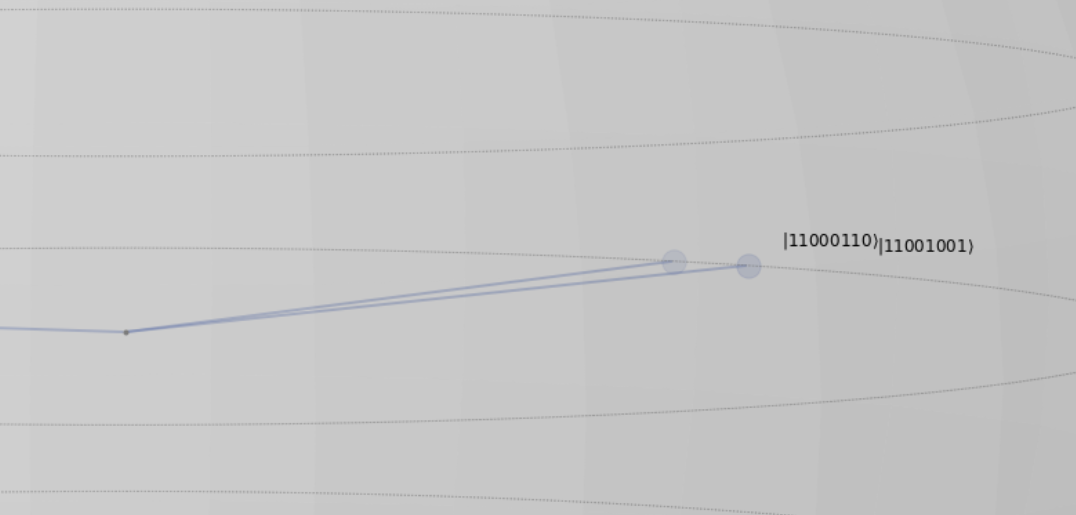
#> input picture images/extends.png, 1076 x 515 px
$ jupyter execute --allow-errors visualizar.ipynb
#> lines starting #> are read from the running program, lines starting #| are printed output that depends on the picture
[cell 1]
from abc import ABCMeta
from abc import abstractmethod

class FileReader(metaclass = ABCMeta):
    @abstractmethod
    def read(self, file_name):
        pass

[cell 2]
class TextFileReader(FileReader):
    def read(self, file_name):
        with open(file_name, 'r') as f:
            lines = f.read().splitlines()
        return lines

[cell 3]
def get_cities_number(lines):
    return int(lines[0])

def get_edges_number(cities_number):
    return cities_number * (cities_number - 1) // 2

# [19 lines left out: functions get_edges, get_weights, not called in this run]

[cell 4]
# [8 lines left out: function validate_citeis_number, not called in this run]

[cell 5]
import networkx as nx
import matplotlib.pyplot as plt

class Graph:
    def __init__(self, cities_number, edges_number):
        self.cities_number = cities_number
        self.edges_number = edges_number

    def get_cities_number(self):
        return self.cities_number

    def get_edges_number(self):
        return self.edges_number

    # [12 lines left out: functions get_graph, show, not called in this run]

[cell 6]
import math
import matplotlib.pyplot as plt
import networkx as nx
import numpy as np

from qiskit import BasicAer
from qiskit import ClassicalRegister
from qiskit import execute
from qiskit import IBMQ
from qiskit import QuantumCircuit
from qiskit import QuantumRegister
from qiskit.providers.ibmq import least_busy
from qiskit.tools.visualization import plot_histogram

text_file = TextFileReader()

#> (the rest of this cell did not finish here and is left out)

[cell 7]
ans = 0
two = 1
#> (the rest of this cell did not finish here and is left out)

[cell 8]
cost = math.floor(2 * math.pi * ans)
print("下の巡回路が答えになります。")
if abs(cost - 14) < abs(cost - 16):
    g = nx.DiGraph()
    g.add_node(0)
    g.add_node(1)
    g.add_node(2)
    g.add_node(3)
    g.add_weighted_edges_from([
        (0, 3, 3),
        (3, 1, 5),
        (1, 2, 4),
        (2, 0, 2)
    ])

    pos = nx.spring_layout(g)
    nx.draw(g, pos, with_labels=True)
    labels = nx.get_edge_attributes(g, 'weight')
    nx.draw_networkx_edge_labels(g, pos, edge_labels=labels)
    plt.show()
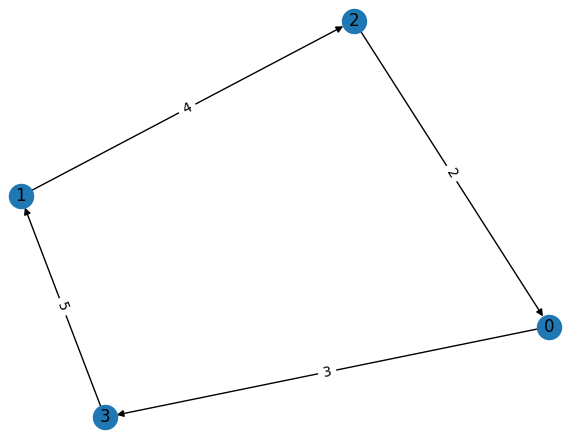
#> figure drawn by matplotlib, 1 panel
else:
    g = nx.DiGraph()
    g.add_node(0)
    g.add_node(1)
    g.add_node(2)
    g.add_node(3)
    g.add_weighted_edges_from([
        (0, 1, 1),
        (1, 2, 4),
        (2, 3, 6),
        (3, 0, 5)
    ])

    pos = nx.spring_layout(g)
    nx.draw(g, pos, with_labels=True)
    labels = nx.get_edge_attributes(g, 'weight')
    nx.draw_networkx_edge_labels(g, pos, edge_labels=labels)
    plt.show()

[cell 9]
import itertools

def necklace_number(num):
    ans = 1
    for i in range(1, num):
        ans *= i
    return ans // 2

# [6 lines left out: function get_all_connected_node_string, not called in this run]

def get_connected_node_string(length):
#> called with length = 4
    numbers = "".join([str(i) for i in range(length)])
    perms = []
    for v in itertools.permutations(numbers[1:]):
        perms.append(f"0{''.join(v)}0")

    for i in range(len(perms)):
        if len(perms) == necklace_number(length):
            break
        perms.remove(perms[i][::-1])
    return perms
print(get_connected_node_string(4))

[cell 10]
import cv2
import math
from qiskit.visualization import plot_state_qsphere

def get_circuit_string(string):
#> called with string = '02130'
    answer = ""
    for i in range(len(string) - 1):
        target = str(i)
        for j in range(len(string)):
            if target == string[j] and j > 0:
                answer += format(int(string[j - 1]), '02b')
                print(format(int(string[j-1]), "02b"))
    return answer

def binary_to_decimal(string):
    return int(string, 2)

# for string in get_connected_node_string(4):
#     print(get_circuit_string(string))

get_circuit_string("02130")

[cell 11]
import matplotlib.pyplot as plt
import numpy as np

arr = [0] * 2 ** 8
arr[binary_to_decimal("10001101")] = 1 / math.sqrt(3)
arr[binary_to_decimal("11000110")] = 1 / math.sqrt(3)
arr[binary_to_decimal("11001001")] = 1 / math.sqrt(3)
plot_state_qsphere(arr, figsize=(16, 16))
#> (this line was passed over: qiskit is not available in this run)

[cell 12]
import cv2
from matplotlib import pyplot as plt

img = cv2.imread("images/extends.png")
#> img is the input picture: shape (515, 1076, 3); mean B, G, R 198.5, 198.4, 198.4

height = img.shape[0]
#> height = 515
width = img.shape[1]
#> width = 1076
resized_img = cv2.resize(img,(round(width/2), round(height/2)))

cv2.imshow("Enlarged View", resized_img)

cv2.waitKey(0)
cv2.destroyAllWindows()

[cell 13]
print("状態11000110は下の巡回路を表します。")
g = nx.DiGraph()
g.add_node(0)
g.add_node(1)
g.add_node(2)
g.add_node(3)
g.add_weighted_edges_from([
    (0, 1, 1),
    (1, 2, 4),
    (2, 3, 6),
    (3, 0, 5)
])

pos = nx.spring_layout(g)
nx.draw(g, pos, with_labels=True)
labels = nx.get_edge_attributes(g, 'weight')
nx.draw_networkx_edge_labels(g, pos, edge_labels=labels)
plt.show()
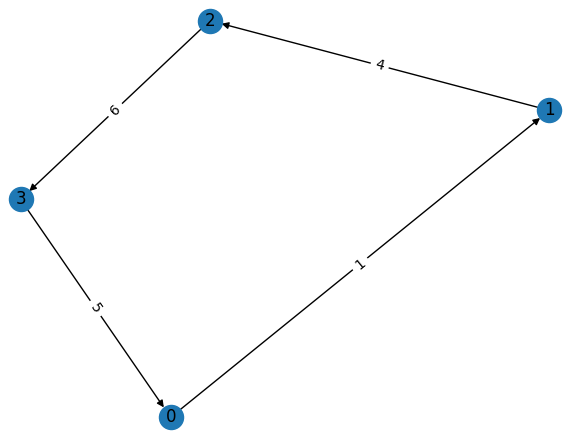
#> figure drawn by matplotlib, 1 panel
# 16

[cell 14]
print("状態10001101は下の巡回路を表します。")
g = nx.DiGraph()
g.add_node(0)
g.add_node(1)
g.add_node(2)
g.add_node(3)
g.add_weighted_edges_from([
    (0, 3, 3),
    (3, 1, 5),
    (1, 2, 4),
    (2, 0, 2)
])

pos = nx.spring_layout(g)
nx.draw(g, pos, with_labels=True)
labels = nx.get_edge_attributes(g, 'weight')
nx.draw_networkx_edge_labels(g, pos, edge_labels=labels)
plt.show()
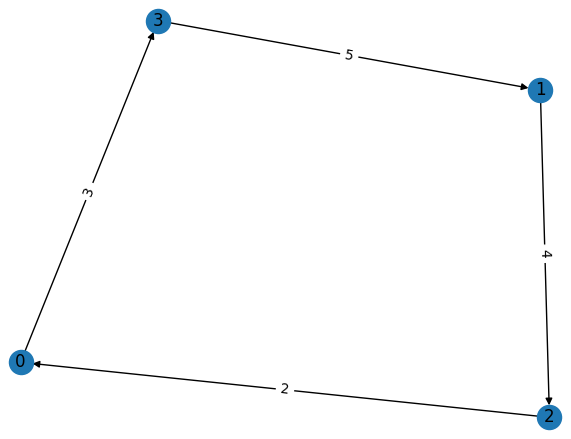
#> figure drawn by matplotlib, 1 panel
# 14

[cell 15]
print("状態11001001は下の巡回路を表します。")
g = nx.DiGraph()
g.add_node(0)
g.add_node(1)
g.add_node(2)
g.add_node(3)
g.add_weighted_edges_from([
    (0, 2, 2),
    (2, 3, 6),
    (3, 1, 5),
    (1, 0, 1)
])

pos = nx.spring_layout(g)
nx.draw(g, pos, with_labels=True)
labels = nx.get_edge_attributes(g, 'weight')
nx.draw_networkx_edge_labels(g, pos, edge_labels=labels)
plt.show()
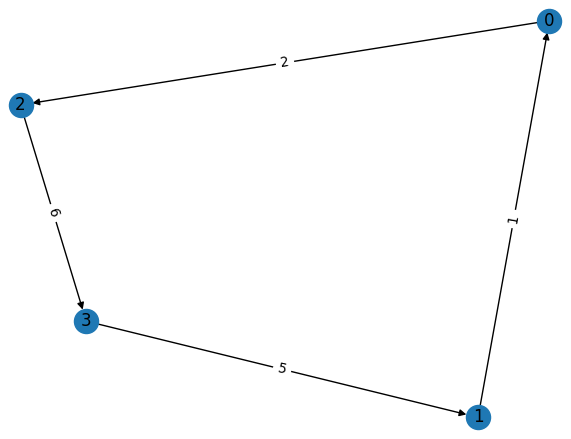
#> figure drawn by matplotlib, 1 panel
# 14

[cell 16]
g = nx.DiGraph()
g.add_node(0)
g.add_node(1)
g.add_node(2)
g.add_node(3)
g.add_weighted_edges_from([
    (0, 3, 3),
    (3, 2, 6),
    (2, 1, 4),
    (1, 0, 1)
])

pos = nx.spring_layout(g)
nx.draw(g, pos, with_labels=True)
labels = nx.get_edge_attributes(g, 'weight')
nx.draw_networkx_edge_labels(g, pos, edge_labels=labels)
plt.show()
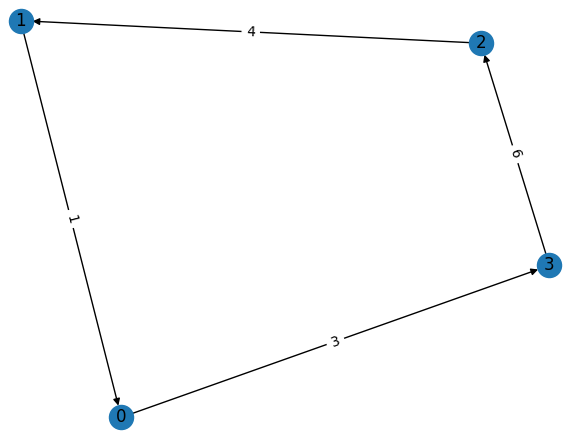
#> figure drawn by matplotlib, 1 panel
